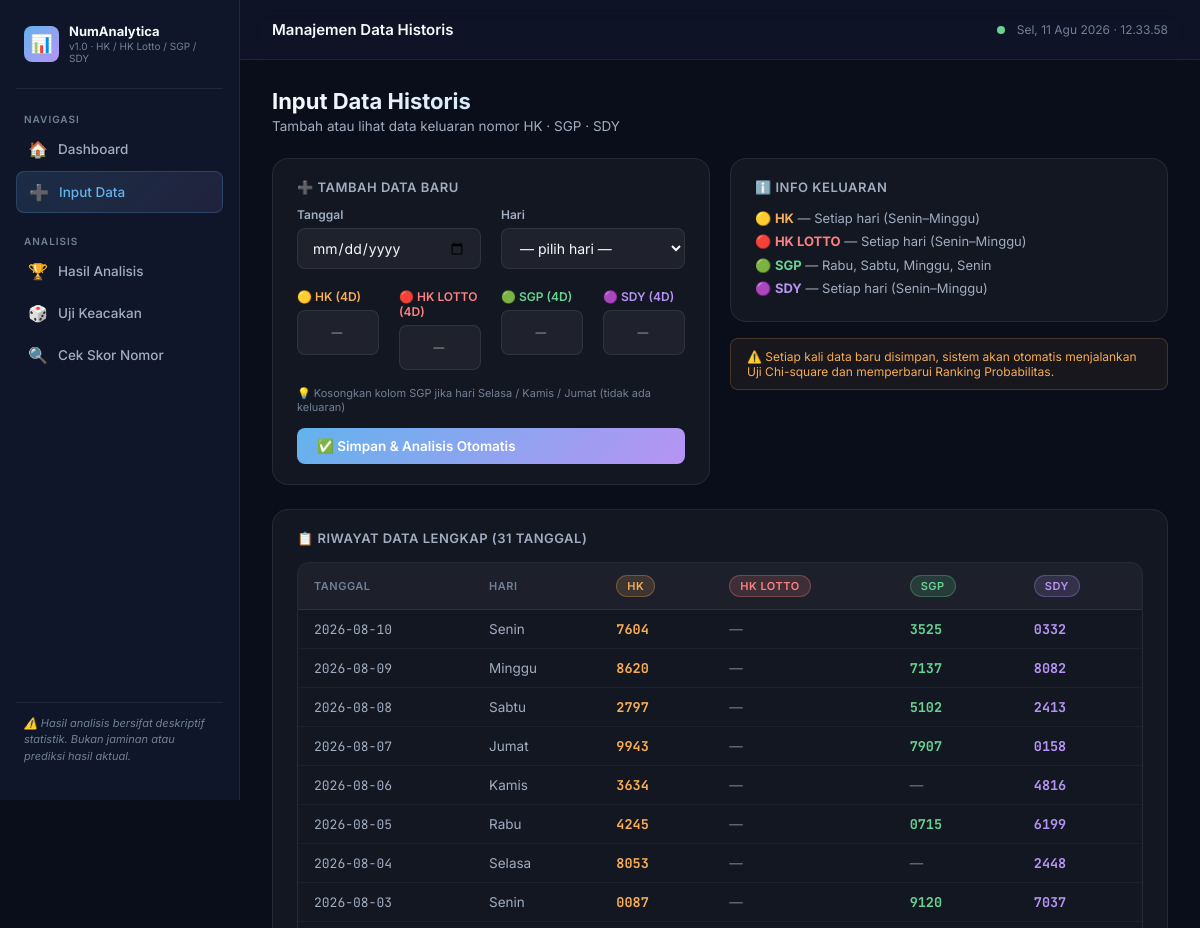
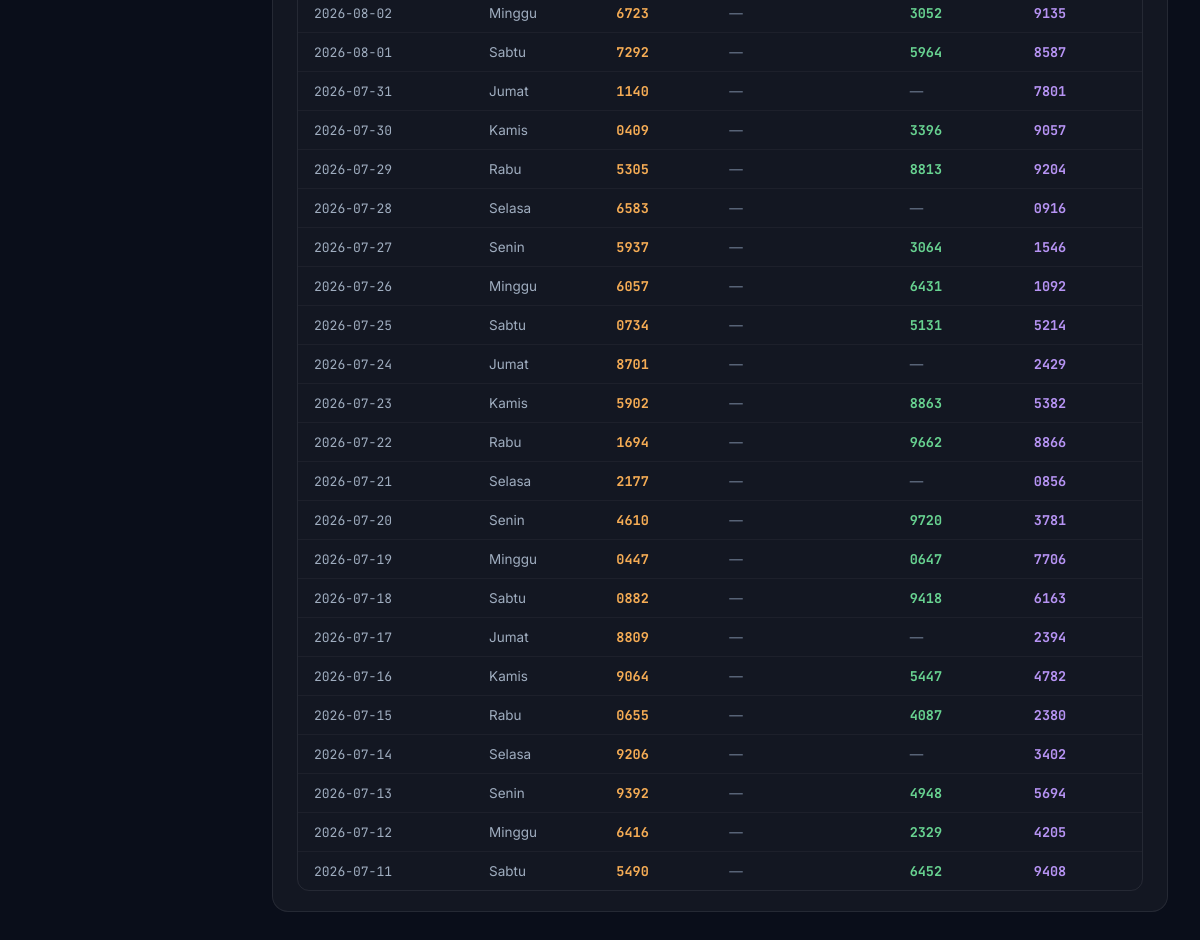
The page /input-data on the database as committed earlier (2 pictures, top to bottom).
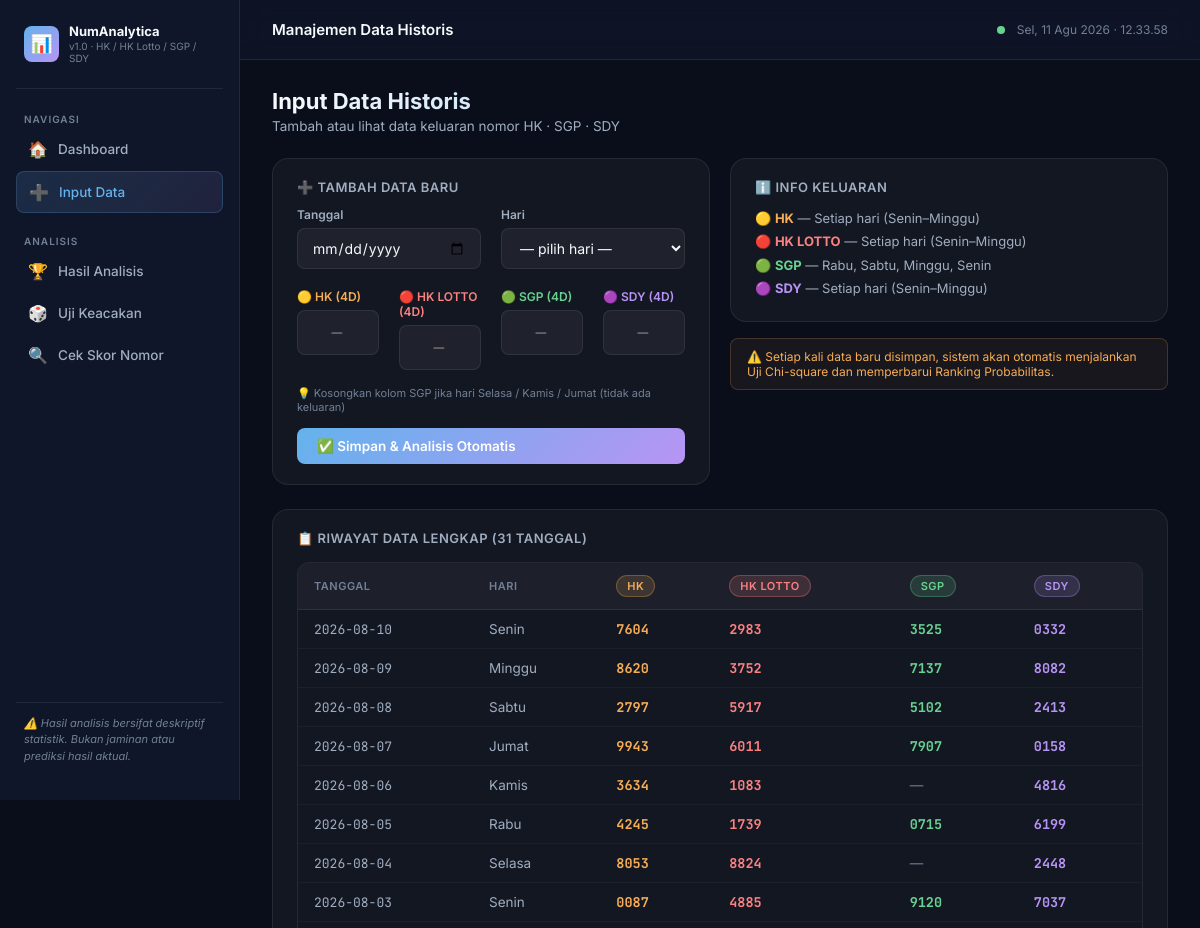
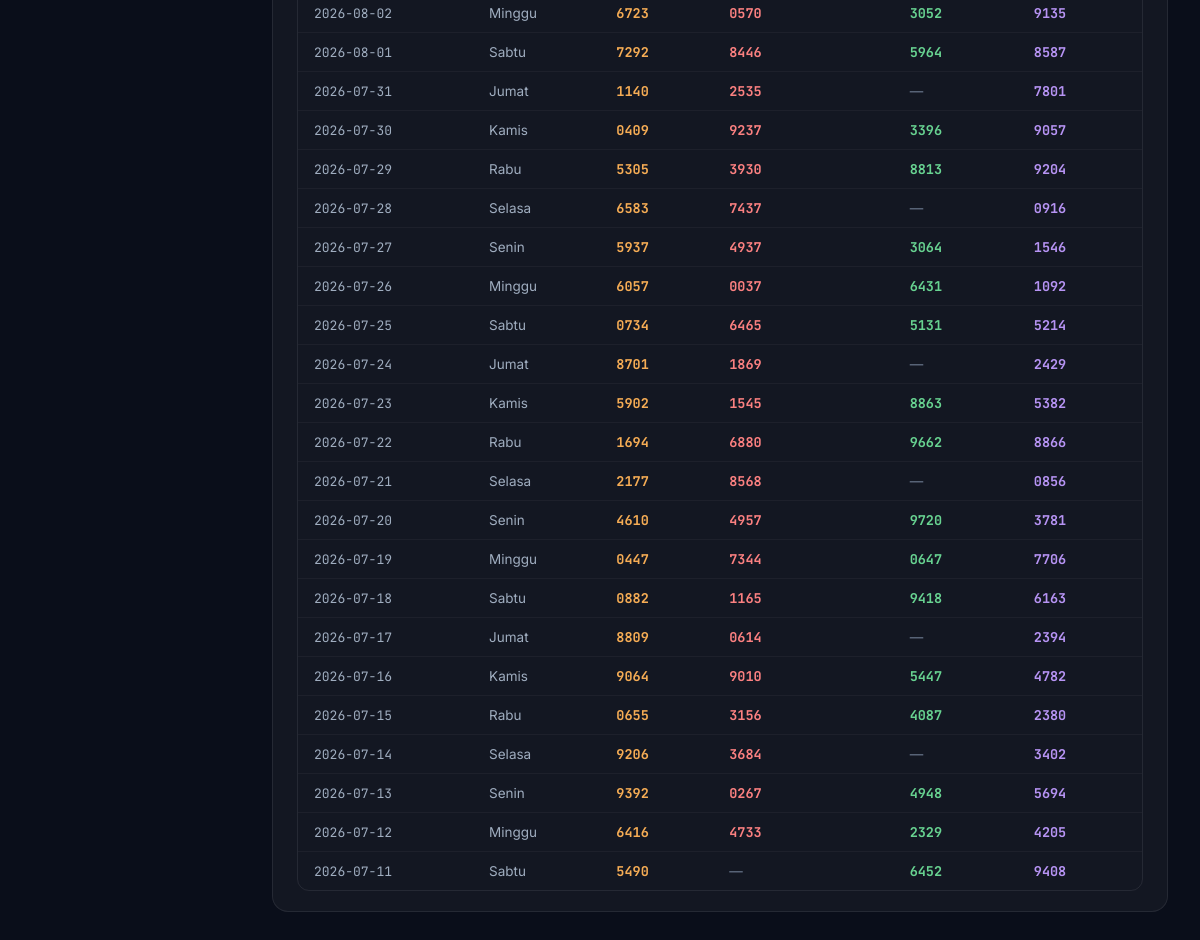
The same page on the database as committed later (2 pictures, top to bottom).
### tables this page shows
CREATE TABLE data_historis (
    id         INTEGER PRIMARY KEY AUTOINCREMENT,
    tanggal    DATE NOT NULL,
    hari       VARCHAR(20),
    kategori   VARCHAR(10) NOT NULL,
    nilai      VARCHAR(10) NOT NULL,
    created_at TIMESTAMP DEFAULT CURRENT_TIMESTAMP,
    UNIQUE(tanggal, kategori)
);

### routes/input_data.py (the view)
@bp.route("/input-data", methods=["GET"])
def index():
    conn = get_conn()
    rows = conn.execute(
        "SELECT * FROM data_historis ORDER BY tanggal DESC, kategori ASC"
    ).fetchall()
    conn.close()
    grouped = {}
    for r in rows:
        tgl = r["tanggal"]
        if tgl not in grouped:
            grouped[tgl] = {"tanggal": tgl, "hari": r["hari"]}
        grouped[tgl][r["kategori"]] = r["nilai"]
    table_rows = sorted(grouped.values(), key=lambda x: x["tanggal"], reverse=True)
    return render_template("input_data.html", table_rows=table_rows, categories=CATEGORIES)

### database.py (called while the page is built)
def get_conn():
    conn = sqlite3.connect(DATABASE_PATH)
    conn.row_factory = sqlite3.Row
    return conn

### templates/input_data.html (shortened to what this page needs)
{% extends "base.html" %}
{% block topbar_title %}Manajemen Data Historis{% endblock %}
{% block content %}
<div class="page-header">
  <h1>Input Data Historis</h1>
  <p>Tambah atau lihat data keluaran nomor HK · SGP · SDY</p>
</div>
<div class="grid-2 mb-24" style="align-items:start;">
  <div class="card">
    <div class="card-title">➕ Tambah Data Baru</div>
    <form method="POST" action="{{ url_for('input_data.tambah') }}">
      <div class="grid-2">
        <div class="form-group">
          <label class="form-label" for="tanggal">Tanggal</label>
          <input type="date" id="tanggal" name="tanggal" class="form-control" required
                 value="{{ ''|default('') }}">
        </div>
        <div class="form-group">
          <label class="form-label" for="hari">Hari</label>
          <select id="hari" name="hari" class="form-control">
            <option value="">— pilih hari —</option>
          </select>
        </div>
      </div>
      <div class="grid-4" style="margin-top:4px; display: grid; grid-template-columns: repeat({{ categories|length }}, 1fr); gap: 20px;">
        {% for kat in categories %}
        <div class="form-group">
          <label class="form-label" for="nilai_{{ kat }}" style="color:var(--{{ kat.lower() }}-color)">
            {% if kat == 'HK' %}🟡 HK
            {% elif kat == 'HK_LOTTO' %}🔴 HK LOTTO
            {% elif kat == 'SGP' %}🟢 SGP
            {% elif kat == 'SDY' %}🟣 SDY
            {% else %}⚪ {{ kat.replace('_', ' ') }}
            {% endif %} (4D)
          </label>
          <input type="text" id="nilai_{{ kat }}" name="nilai_{{ kat }}" class="form-control mono"
                 maxlength="4" pattern="\d{4}" placeholder="—">
        </div>
        {% endfor %}
      </div>
      <div style="font-size:11px; color:var(--text-muted); margin-bottom:14px;">
        💡 Kosongkan kolom SGP jika hari Selasa / Kamis / Jumat (tidak ada keluaran)
      </div>
      <button type="submit" class="btn btn-primary w-full">
        ✅ Simpan & Analisis Otomatis
      </button>
    </form>
  </div>
  <div>
    <div class="card" style="margin-bottom:16px;">
      <div class="card-title">ℹ️ Info Keluaran</div>
      <div style="font-size:13px; color:var(--text-secondary); line-height:1.8;">
        <div>🟡 <strong style="color:var(--hk-color)">HK</strong> — Setiap hari (Senin–Minggu)</div>
        <div>🔴 <strong style="color:var(--hk_lotto-color)">HK LOTTO</strong> — Setiap hari (Senin–Minggu)</div>
        <div>🟢 <strong style="color:var(--sgp-color)">SGP</strong> — Rabu, Sabtu, Minggu, Senin</div>
        <div>🟣 <strong style="color:var(--sdy-color)">SDY</strong> — Setiap hari (Senin–Minggu)</div>
      </div>
    </div>
    <div class="disclaimer-banner">
      ⚠️ Setiap kali data baru disimpan, sistem akan otomatis menjalankan Uji Chi-square dan memperbarui Ranking Probabilitas.
    </div>
  </div>
</div>
<div class="card">
  <div class="flex items-center justify-between mb-16">
    <div class="card-title mb-0">📋 Riwayat Data Lengkap ({{ table_rows|length }} tanggal)</div>
  </div>
  <div class="table-wrapper">
    <table>
      <thead>
        <tr>
          <th>Tanggal</th>
          <th>Hari</th>
          {% for kat in categories %}
          <th><span class="badge badge-{{ kat.lower() }}">{{ kat.replace('_', ' ') }}</span></th>
          {% endfor %}
        </tr>
      </thead>
      <tbody>
        {% for row in table_rows %}
        <tr>
          <td class="mono">{{ row.tanggal }}</td>
          <td>{{ row.hari or '—' }}</td>
          {% for kat in categories %}
          <td>
            {% if row[kat] is defined and row[kat] %}
            <span class="font-mono" style="color:var(--{{ kat.lower() }}-color);font-weight:700;">{{ row[kat] }}</span>
            {% else %}<span class="text-muted">—</span>{% endif %}
          </td>
          {% endfor %}
        </tr>
        {% endfor %}
      </tbody>
    </table>
  </div>
</div>
{% endblock %}

### templates/base.html (shortened to what this page needs)
<!DOCTYPE html>
<html lang="id">
<head>
  <link rel="stylesheet" href="{{ url_for('static', filename='css/style.css') }}">
</head>
<body>
<aside class="sidebar">
  <div class="sidebar-logo">
    <div class="logo-icon">📊</div>
    <div class="logo-text">
      NumAnalytica
      <span>v1.0 · HK / HK Lotto / SGP / SDY</span>
    </div>
  </div>
  <div class="nav-section">Navigasi</div>
  <a href="{{ url_for('dashboard.index') }}"
     class="nav-link {% if request.endpoint and 'dashboard' in request.endpoint %}active{% endif %}">
    <span class="nav-icon">🏠</span> Dashboard
  </a>
  <a href="{{ url_for('input_data.index') }}"
     class="nav-link {% if request.endpoint and 'input_data' in request.endpoint %}active{% endif %}">
    <span class="nav-icon">➕</span> Input Data
  </a>
  <div class="nav-section" style="margin-top:12px;">Analisis</div>
  <a href="{{ url_for('hasil_analisis.index') }}"
     class="nav-link {% if request.endpoint and 'hasil_analisis' in request.endpoint %}active{% endif %}">
    <span class="nav-icon">🏆</span> Hasil Analisis
  </a>
  <a href="{{ url_for('uji_keacakan.index') }}"
     class="nav-link {% if request.endpoint and 'uji_keacakan' in request.endpoint %}active{% endif %}">
    <span class="nav-icon">🎲</span> Uji Keacakan
  </a>
  <a href="{{ url_for('cek_skor.index') }}"
     class="nav-link {% if request.endpoint and 'cek_skor' in request.endpoint %}active{% endif %}">
    <span class="nav-icon">🔍</span> Cek Skor Nomor
  </a>
  <div class="sidebar-footer">
    <div class="disclaimer">
      ⚠️ Hasil analisis bersifat deskriptif statistik. Bukan jaminan atau prediksi hasil aktual.
    </div>
  </div>
</aside>
<div class="main-content">
  <header class="topbar">
    <div class="flex items-center">
      <div class="topbar-title">{% block topbar_title %}Sistem Analisis Nomor{% endblock %}</div>
    </div>
    <div class="flex items-center gap-12">
      <span class="live-dot"></span>
      <span class="topbar-meta" id="live-clock"></span>
    </div>
  </header>
  <div class="page-body animate-in">
    {% block content %}{% endblock %}
  </div>
</div>
</body>
</html>

Rows that differ between the two databases and show on the page:
added data_historis: nilai "2983"
added data_historis: nilai "3752"
added data_historis: nilai "5917"
added data_historis: nilai "6011"
added data_historis: nilai "1083"
added data_historis: nilai "1739"
added data_historis: nilai "8824"
added data_historis: nilai "4885"
added data_historis: nilai "0570"
added data_historis: nilai "8446"
added data_historis: nilai "2535"
added data_historis: nilai "9237"
added data_historis: nilai "3930"
added data_historis: nilai "7437"
added data_historis: nilai "4937"
added data_historis: nilai "0037"
added data_historis: nilai "6465"
added data_historis: nilai "1869"
added data_historis: nilai "1545"
added data_historis: nilai "6880"
added data_historis: nilai "8568"
added data_historis: nilai "4957"
added data_historis: nilai "7344"
added data_historis: nilai "1165"
added data_historis: nilai "0614"
added data_historis: nilai "9010"
added data_historis: nilai "3156"
added data_historis: nilai "3684"
added data_historis: nilai "0267"
added data_historis: nilai "4733"
